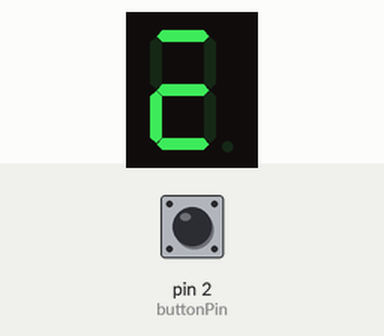
This sketch was run on a simulated Arduino Uno, built with avr-gcc and run on an emulated ATmega328P. Shown: 1-digit seven-segment display. Wiring (inferred from the names in the program): 1-digit 7-segment display, segments lit when HIGH: segments pin 5, pin 6, pin 7, pin 8, pin 9, pin 10, pin 11. The inputs (shaded band) are chosen by the test bench; at power-on: pin 2 (buttonPin) LOW. The segment pins are drawn as the display they are named for.

Above: at 1.3 s.
At 2.0 s:
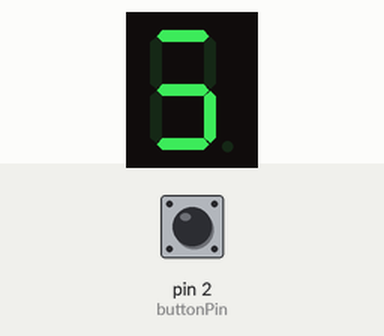
At 2.7 s:
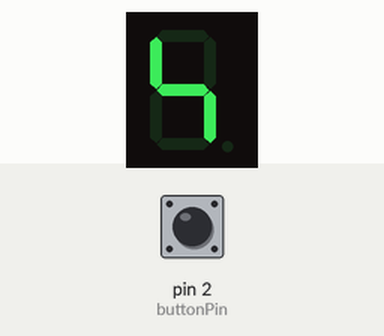
At 10.9 s:
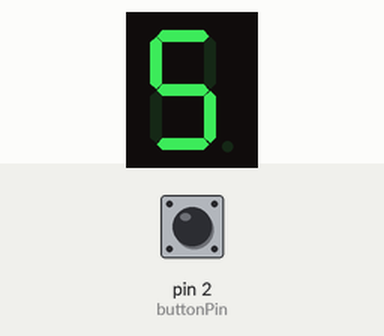
At 19.8 s:
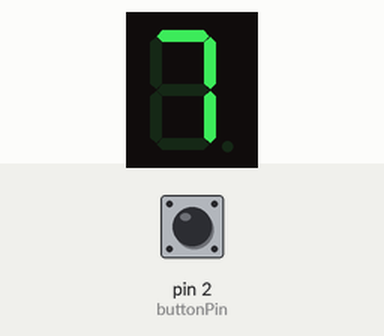
At 36.9 s:
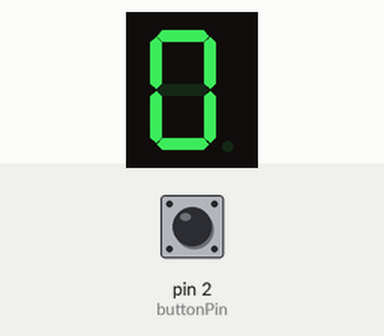

Measured:
- what the display in image 0 shows lasts 0.7 s, from 1.2 s to 1.9 s
- what the display in image 5 shows lasts 1.2 s, from 36.8 s to 38.0 s

The sketch:

Programa-2.ino
```cpp
const int segA = 5;  // Da nombre al pin indicado
const int segB = 6;
const int segC = 7;
const int segD = 8;
const int segE = 9;
const int segF = 10;
const int segG = 11;
const int buttonPin = 2;
boolean buttonEstat = LOW; // Define el pulsador
int num = 0; // numero que mostrara

void setup()
{
  pinMode(buttonPin, INPUT);  // Define el pin indicado como entrada
  pinMode(segA, OUTPUT); // Define el pin indicado como salida
  pinMode(segB, OUTPUT);
  pinMode(segC, OUTPUT);
  pinMode(segD, OUTPUT);
  pinMode(segE, OUTPUT);
  pinMode(segF, OUTPUT);
  pinMode(segG, OUTPUT);

  digitalWrite(segA, LOW);  // Quita la tension del pin indicado
  digitalWrite(segB, LOW);
  digitalWrite(segC, LOW);
  digitalWrite(segD, LOW);
  digitalWrite(segE, LOW);
  digitalWrite(segF, LOW);
  digitalWrite(segG, LOW);
}
void loop()
{
  delay(500);
  buttonEstat = digitalRead(buttonPin);
  if (buttonEstat == HIGH)
  {
    num = num + 1;     // Va incrementando el numero
    if (num == 10) num = 0; // Para pasar a 0 cuando empiezen los 2 digitos
  }
  digitalWrite(segA, LOW);
  digitalWrite(segD, LOW);
  digitalWrite(segE, LOW);
  digitalWrite(segF, LOW);

  delay(700);

  digitalWrite(segA, HIGH);
  digitalWrite(segC, LOW);
  digitalWrite(segD, HIGH);
  digitalWrite(segE, HIGH);
  digitalWrite(segG, HIGH);

  delay(700);

  digitalWrite(segC, HIGH);
  digitalWrite(segE, LOW);

  delay(700);

  digitalWrite(segA, LOW);
  digitalWrite(segD, LOW);
  digitalWrite(segF, HIGH);

  delay(700);

  digitalWrite(segA, HIGH);
  digitalWrite(segB, LOW);
  digitalWrite(segD, HIGH);

  delay(700);

  digitalWrite(segA, LOW);
  digitalWrite(segE, HIGH);

  delay(700);

  digitalWrite(segA, HIGH);
  digitalWrite(segB, HIGH);
  digitalWrite(segD, LOW);
  digitalWrite(segE, LOW);
  digitalWrite(segF, LOW);
  digitalWrite(segG, LOW);

  delay(700);

  digitalWrite(segD, HIGH);
  digitalWrite(segE, HIGH);
  digitalWrite(segF, HIGH);
  digitalWrite(segG, HIGH);

  delay(700);

  digitalWrite(segD, LOW);
  digitalWrite(segE, LOW);

  delay(700);

  digitalWrite(segD, HIGH);
  digitalWrite(segE, HIGH);
  digitalWrite(segG, LOW);

  delay(700);
}
```
